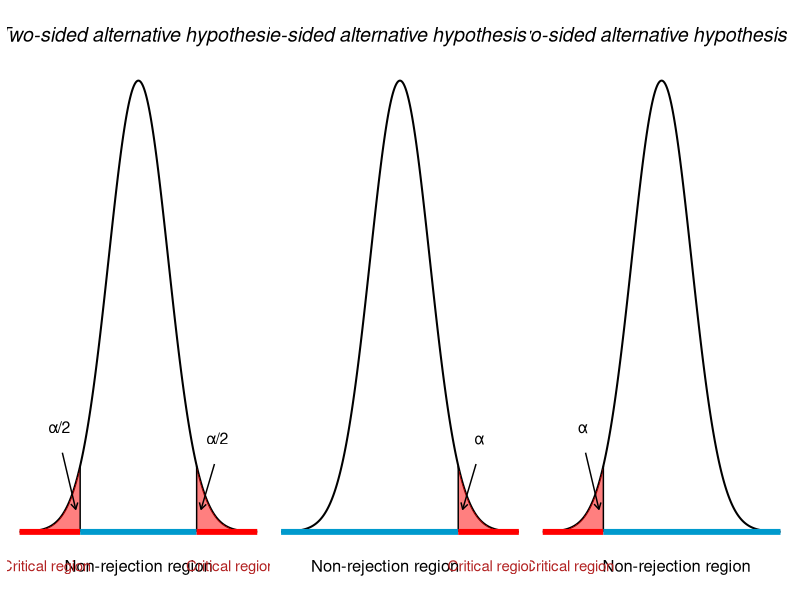
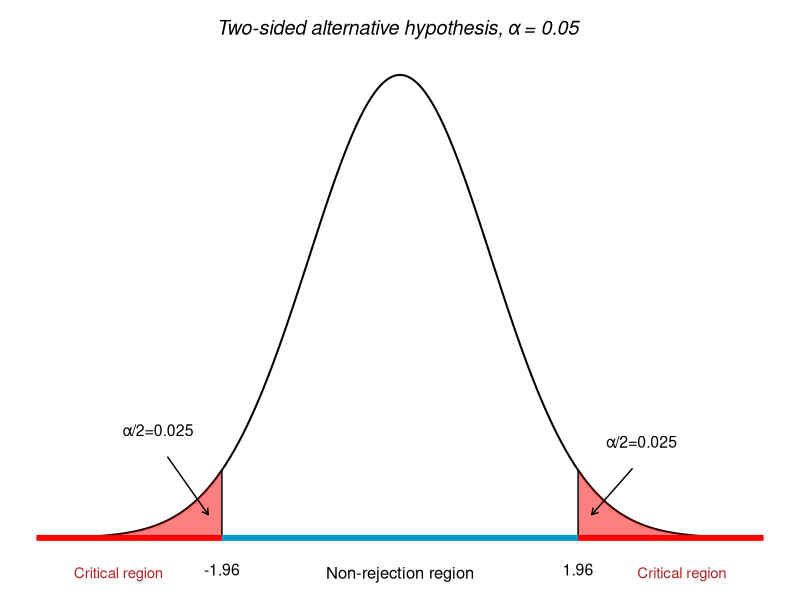
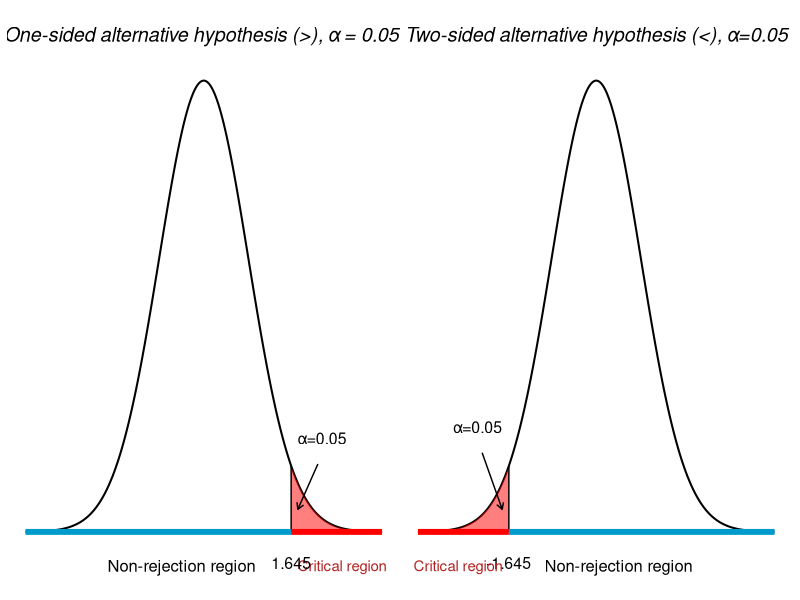
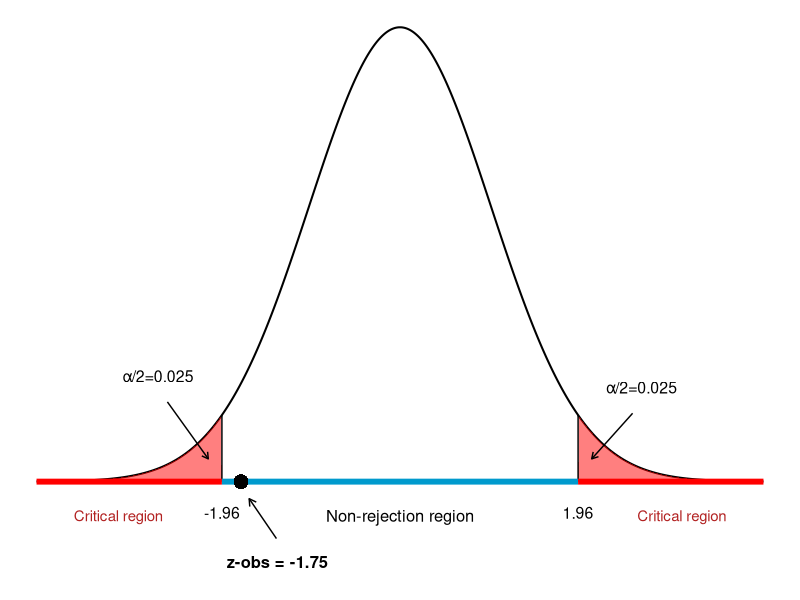
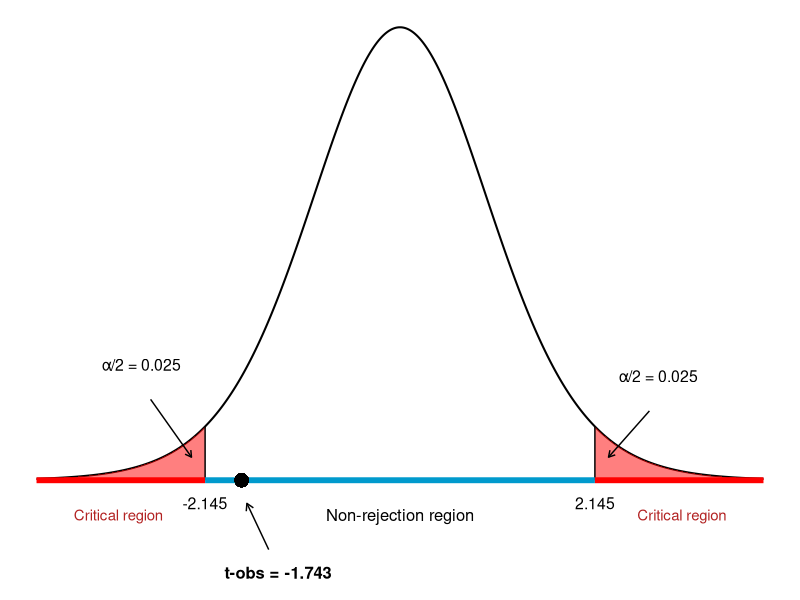

Write the R code that produced these figures, in order.
## ---- chunk 1
#| warning: false
#| message: false
#| fig-width: 12
#| fig-height: 3
#| fig-align: center

library(ggplot2)
library(patchwork)

# Data for standard normal curve
x_vals <- seq(-4, 4, length.out = 1000)
df <- data.frame(x = x_vals, y = dnorm(x_vals))

# Define alpha level and critical values
alpha <- 0.05
crit_val <- qnorm(1 - alpha / 2)  # ≈ ±1.96

# Data for shaded critical regions
df_left <- subset(df, x <= -crit_val)
df_right <- subset(df, x >= crit_val)

# Find y-values at critical points
y_crit <- dnorm(crit_val)

# Base plot
p1 <- ggplot(df, aes(x = x, y = y)) +
  geom_line(color = "black", linewidth = 0.7) +

  # Shade the critical regions
  geom_area(data = df_left, fill = "red", alpha = 0.5) +
  geom_area(data = df_right, fill = "red", alpha = 0.5) +

  # Vertical lines at critical values that stop at the curve
  annotate("segment", x = -crit_val, xend = -crit_val, y = 0, yend = y_crit, linetype = "solid", color = "black") +
  annotate("segment", x = crit_val, xend = crit_val, y = 0, yend = y_crit, linetype = "solid", color = "black") +

  # Horizontal colored lines for critical and acceptance regions
  annotate("segment", x = -4, xend = -crit_val, y = 0, yend = 0, color = "red", linewidth = 2) +
  annotate("segment", x = -crit_val, xend = crit_val, y = 0, yend = 0, color = "deepskyblue3", linewidth = 2) +
  annotate("segment", x = crit_val, xend = 4, y = 0, yend = 0, color = "red", linewidth = 2) +

   # Arrows pointing into tails
  annotate("segment", x = -crit_val-0.6, xend = -crit_val-0.15, y = 0.07, yend = 0.02,
           arrow = arrow(length = unit(0.18, "cm")), color = "black") +
  annotate("segment", x = crit_val + 0.6, xend = crit_val + 0.15, y = 0.06, yend = 0.02,
           arrow = arrow(length = unit(0.18, "cm")), color = "black") +

  # Annotate regions
  annotate("text", x = 0, y = 0.44, label = "Two-sided alternative hypothesis", size = 5, fontface = "italic") +
  annotate("text", x = 0, y = -0.03, label = "Non-rejection region", size = 4.2) +
  annotate("text", x = -3.1, y = -0.03, label = "Critical region", size = 3.8, color = "firebrick") +
  annotate("text", x = 3.1, y = -0.03, label = "Critical region", size = 3.8, color = "firebrick") +
  annotate("text", x = -crit_val-0.7, y = 0.1, label = "α/2", color = "black", size = 4, vjust = 1.2) +
  annotate("text", x = crit_val+0.7, y = 0.09, label = "α/2", color = "black", size = 4, vjust = 1.2) +

  # Clean theme
  labs(x = NULL, y = NULL) +
  theme_void() +
  theme(
    axis.text.y = element_blank(),
    axis.ticks = element_blank(),
    panel.grid = element_blank()
  )

#  plot
p2 <- ggplot(df, aes(x = x, y = y)) +
  geom_line(color = "black", linewidth = 0.7) +

  # Shade the critical regions
  geom_area(data = df_right, fill = "red", alpha = 0.5) +

  # Vertical  lines at critical values that stop at the curve

  annotate("segment", x = crit_val, xend = crit_val, y = 0, yend = y_crit, linetype = "solid", color = "black") +

  # Horizontal colored lines for critical and acceptance regions

  annotate("segment", x = -4, xend = crit_val, y = 0, yend = 0, color = "deepskyblue3", linewidth = 2) +
  annotate("segment", x = crit_val, xend = 4, y = 0, yend = 0, color = "red", linewidth = 2) +

   # Arrows pointing into tails
  annotate("segment", x = crit_val + 0.6, xend = crit_val + 0.15, y = 0.06, yend = 0.02,
           arrow = arrow(length = unit(0.18, "cm")), color = "black") +

  # Annotate regions
  annotate("text", x = 0, y = 0.44, label = "One-sided alternative hypothesis (>)", size = 5, fontface = "italic") +
  annotate("text", x = -0.5, y = -0.03, label = "Non-rejection region", size = 4.2) +
  annotate("text", x = 3.1, y = -0.03, label = "Critical region", size = 3.8, color = "firebrick") +
  annotate("text", x = crit_val+0.7, y = 0.09, label = "α", color = "black", size = 4, vjust = 1.2) +

  # Clean theme
  labs(x = NULL, y = NULL) +
  theme_void() +
  theme(
    axis.text.y = element_blank(),
    axis.ticks = element_blank(),
    panel.grid = element_blank()
  )

# plot

p3 <- ggplot(df, aes(x = x, y = y)) +
  geom_line(color = "black", linewidth = 0.7) +

  # Shade the critical regions
  geom_area(data = df_left, fill = "red", alpha = 0.5) +

  # Vertical lines at critical values that stop at the curve
  annotate("segment", x = -crit_val, xend = -crit_val, y = 0, yend = y_crit, linetype = "solid", color = "black") +


  # Horizontal colored lines for critical and acceptance regions
  annotate("segment", x = -4, xend = -crit_val, y = 0, yend = 0, color = "red", linewidth = 2) +
  annotate("segment", x = -crit_val, xend = 4 , y = 0, yend = 0, color = "deepskyblue3", linewidth = 2) +


   # Arrows pointing into tails
  annotate("segment", x = -crit_val-0.6, xend = -crit_val-0.15, y = 0.07, yend = 0.02,
           arrow = arrow(length = unit(0.18, "cm")), color = "black") +


  # Annotate regions
  annotate("text", x = 0, y = 0.44, label = "Two-sided alternative hypothesis (<)", size = 5, fontface = "italic") +
  annotate("text", x = 0.5, y = -0.03, label = "Non-rejection region", size = 4.2) +
  annotate("text", x = -3.1, y = -0.03, label = "Critical region", size = 3.8, color = "firebrick") +
  annotate("text", x = -crit_val-0.7, y = 0.1, label = "α", color = "black", size = 4, vjust = 1.2) +
  # Clean theme
  labs(x = NULL, y = NULL) +
  theme_void() +
  theme(
    axis.text.y = element_blank(),
    axis.ticks = element_blank(),
    panel.grid = element_blank()
  )

p1+ p2+ p3
## ---- chunk 2
#| message: false
#| warning: false
#| fig-align: center
#| fig-height: 4
#| fig-width: 9

ggplot(df, aes(x = x, y = y)) +
  geom_line(color = "black", linewidth = 0.7) +

  # Shade the critical regions
  geom_area(data = df_left, fill = "red", alpha = 0.5) +
  geom_area(data = df_right, fill = "red", alpha = 0.5) +

  # Vertical lines at critical values that stop at the curve
  annotate("segment", x = -crit_val, xend = -crit_val, y = 0, yend = y_crit, linetype = "solid", color = "black") +
  annotate("segment", x = crit_val, xend = crit_val, y = 0, yend = y_crit, linetype = "solid", color = "black") +

  # Horizontal colored lines for critical and acceptance regions
  annotate("segment", x = -4, xend = -crit_val, y = 0, yend = 0, color = "red", linewidth = 2) +
  annotate("segment", x = -crit_val, xend = crit_val, y = 0, yend = 0, color = "deepskyblue3", linewidth = 2) +
  annotate("segment", x = crit_val, xend = 4, y = 0, yend = 0, color = "red", linewidth = 2) +

   # Arrows pointing into tails
  annotate("segment", x = -crit_val-0.6, xend = -crit_val-0.15, y = 0.07, yend = 0.02,
           arrow = arrow(length = unit(0.18, "cm")), color = "black") +
  annotate("segment", x = crit_val + 0.6, xend = crit_val + 0.15, y = 0.06, yend = 0.02,
           arrow = arrow(length = unit(0.18, "cm")), color = "black") +

  # Annotate regions
  annotate("text", x = 0, y = 0.44, label = "Two-sided alternative hypothesis, α = 0.05 ", size = 5, fontface = "italic") +
  annotate("text", x = 0, y = -0.03, label = "Non-rejection region", size = 4.2) +
  annotate("text", x = -3.1, y = -0.03, label = "Critical region", size = 3.8, color = "firebrick") +
  annotate("text", x = 3.1, y = -0.03, label = "Critical region", size = 3.8, color = "firebrick") +
  annotate("text", x = -crit_val-0.7, y = 0.1, label = "α/2=0.025", color = "black", size = 4, vjust = 1.2) +
  annotate("text", x = crit_val+0.7, y = 0.09, label = "α/2=0.025", color = "black", size = 4, vjust = 1.2) +
   annotate("text", x = -crit_val, y = -0.02, label = "-1.96", color = "black", size = 4, vjust = 1.2) +
  annotate("text", x = crit_val, y = - 0.02 , label = "1.96", color = "black", size = 4, vjust = 1.2) +

  # Clean theme
  labs(x = NULL, y = NULL) +
  theme_void() +
  theme(
    axis.text.y = element_blank(),
    axis.ticks = element_blank(),
    panel.grid = element_blank()
  )


## ---- chunk 3
#| message: false
#| warning: false
#| fig-align: center
#| fig-height: 5
#| fig-width: 12
p11 <- ggplot(df, aes(x = x, y = y)) +
  geom_line(color = "black", linewidth = 0.7) +

  # Shade the critical regions
  geom_area(data = df_right, fill = "red", alpha = 0.5) +

  # Vertical  lines at critical values that stop at the curve

  annotate("segment", x = crit_val, xend = crit_val, y = 0, yend = y_crit, linetype = "solid", color = "black") +

  # Horizontal colored lines for critical and acceptance regions

  annotate("segment", x = -4, xend = crit_val, y = 0, yend = 0, color = "deepskyblue3", linewidth = 2) +
  annotate("segment", x = crit_val, xend = 4, y = 0, yend = 0, color = "red", linewidth = 2) +

   # Arrows pointing into tails
  annotate("segment", x = crit_val + 0.6, xend = crit_val + 0.15, y = 0.06, yend = 0.02,
           arrow = arrow(length = unit(0.18, "cm")), color = "black") +

  # Annotate regions
  annotate("text", x = 0, y = 0.44, label = "One-sided alternative hypothesis (>), α = 0.05 ", size = 5, fontface = "italic") +
  annotate("text", x = -0.5, y = -0.03, label = "Non-rejection region", size = 4.2) +
  annotate("text", x = 3.1, y = -0.03, label = "Critical region", size = 3.8, color = "firebrick") +
  annotate("text", x = crit_val+0.7, y = 0.09, label = "α=0.05", color = "black", size = 4, vjust = 1.2) +
  annotate("text", x = crit_val, y = - 0.02 , label = "1.645", color = "black", size = 4, vjust = 1.2) +

  # Clean theme
  labs(x = NULL, y = NULL) +
  theme_void() +
  theme(
    axis.text.y = element_blank(),
    axis.ticks = element_blank(),
    panel.grid = element_blank()
  )

p22 <-  ggplot(df, aes(x = x, y = y)) +
  geom_line(color = "black", linewidth = 0.7) +

  # Shade the critical regions
  geom_area(data = df_left, fill = "red", alpha = 0.5) +

  # Vertical lines at critical values that stop at the curve
  annotate("segment", x = -crit_val, xend = -crit_val, y = 0, yend = y_crit, linetype = "solid", color = "black") +

  # Horizontal colored lines for critical and acceptance regions
  annotate("segment", x = -4, xend = -crit_val, y = 0, yend = 0, color = "red", linewidth = 2) +
  annotate("segment", x = -crit_val, xend = 4 , y = 0, yend = 0, color = "deepskyblue3", linewidth = 2) +
   # Arrows pointing into tails
  annotate("segment", x = -crit_val-0.6, xend = -crit_val-0.15, y = 0.07, yend = 0.02,
           arrow = arrow(length = unit(0.18, "cm")), color = "black") +
  annotate("text", x = -crit_val, y = - 0.02 , label = "-1.645", color = "black", size = 4, vjust = 1.2) +
  # Annotate regions
  annotate("text", x = 0, y = 0.44, label = "Two-sided alternative hypothesis (<), α=0.05", size = 5, fontface = "italic") +
  annotate("text", x = 0.5, y = -0.03, label = "Non-rejection region", size = 4.2) +
  annotate("text", x = -3.1, y = -0.03, label = "Critical region", size = 3.8, color = "firebrick") +
  annotate("text", x = -crit_val-0.7, y = 0.1, label = "α=0.05", color = "black", size = 4, vjust = 1.2) +
  
  # Clean theme
  labs(x = NULL, y = NULL) +
  theme_void() +
  theme(
    axis.text.y = element_blank(),
    axis.ticks = element_blank(),
    panel.grid = element_blank()
  )

p11 + p22

## ---- chunk 4
#| message: false
#| warning: false
#| fig-align: center
#| fig-height: 4
#| fig-width: 9

z_obs <- -1.75

ggplot(df, aes(x = x, y = y)) +
  geom_line(color = "black", linewidth = 0.7) +
  
  # Shade the critical regions
  geom_area(data = df_left, fill = "red", alpha = 0.5) +
  geom_area(data = df_right, fill = "red", alpha = 0.5) +


  # Vertical lines at critical values that stop at the curve
  annotate("segment", x = -crit_val, xend = -crit_val, y = 0, yend = y_crit, linetype = "solid", color = "black") +
  annotate("segment", x = crit_val, xend = crit_val, y = 0, yend = y_crit, linetype = "solid", color = "black") +

  # Horizontal colored lines for critical and acceptance regions
  annotate("segment", x = -4, xend = -crit_val, y = 0, yend = 0, color = "red", linewidth = 2) +
  annotate("segment", x = -crit_val, xend = crit_val, y = 0, yend = 0, color = "deepskyblue3", linewidth = 2) +
  annotate("segment", x = crit_val, xend = 4, y = 0, yend = 0, color = "red", linewidth = 2) +

   # Arrows pointing into tails
  annotate("segment", x = -crit_val-0.6, xend = -crit_val-0.15, y = 0.07, yend = 0.02,
           arrow = arrow(length = unit(0.18, "cm")), color = "black") +
  annotate("segment", x = crit_val + 0.6, xend = crit_val + 0.15, y = 0.06, yend = 0.02,
           arrow = arrow(length = unit(0.18, "cm")), color = "black") +
    annotate("segment", x = -crit_val + 0.6, xend = -crit_val + 0.3, y = -0.05, yend = -0.015,
           arrow = arrow(length = unit(0.2, "cm")), color = "black") +

  # Annotate regions
  annotate("text", x = 0, y = -0.03, label = "Non-rejection region", size = 4.2) +
  annotate("text", x = -3.1, y = -0.03, label = "Critical region", size = 3.8, color = "firebrick") +
  annotate("text", x = 3.1, y = -0.03, label = "Critical region", size = 3.8, color = "firebrick") +
  annotate("text", x = -crit_val-0.7, y = 0.1, label = "α/2=0.025", color = "black", size = 4, vjust = 1.2) +
  annotate("text", x = crit_val+0.7, y = 0.09, label = "α/2=0.025", color = "black", size = 4, vjust = 1.2) +
   annotate("text", x = -crit_val, y = -0.02, label = "-1.96", color = "black", size = 4, vjust = 1.2) +
  annotate("text", x = crit_val, y = - 0.02 , label = "1.96", color = "black", size = 4, vjust = 1.2) +
  annotate("text", x = z_obs + 0.4, y = -0.08, label = "z-obs = -1.75", size = 4.2,  vjust = -0.4, fontface = "bold") +

      
  # point for observed value
  geom_point(x = z_obs, y =0, size = 4) +
  
  # Clean theme
  labs(x = NULL, y = NULL) +
  theme_void() +
  theme(
    axis.text.y = element_blank(),
    axis.ticks = element_blank(),
    panel.grid = element_blank()
  )

## ---- chunk 5
#| message: false
#| warning: false
#| fig-align: center
#| fig-height: 4
#| fig-width: 9

# Parameters
df <- 14
alpha <- 0.05
t_obs <- -1.743
crit_val <- qt(1 - alpha / 2, df)
y_crit <- dt(crit_val, df)

# Data
x <- seq(-4, 4, length.out = 1000)
df_plot <- data.frame(x = x, y = dt(x, df))
df_left <- subset(df_plot, x <= -crit_val)
df_right <- subset(df_plot, x >= crit_val)

# Plot
ggplot(df_plot, aes(x = x, y = y)) +
  geom_line(color = "black", linewidth = 0.7) +

  # Shaded critical regions
  geom_area(data = df_left, fill = "red", alpha = 0.5) +
  geom_area(data = df_right, fill = "red", alpha = 0.5) +

  # Vertical lines at critical values
  annotate("segment", x = -crit_val, xend = -crit_val, y = 0, yend = y_crit, color = "black") +
  annotate("segment", x = crit_val, xend = crit_val, y = 0, yend = y_crit, color = "black") +

  # Horizontal lines
  annotate("segment", x = -4, xend = -crit_val, y = 0, yend = 0, color = "red", linewidth = 2) +
  annotate("segment", x = -crit_val, xend = crit_val, y = 0, yend = 0, color = "deepskyblue3", linewidth = 2) +
  annotate("segment", x = crit_val, xend = 4, y = 0, yend = 0, color = "red", linewidth = 2) +

  # Arrows 
  annotate("segment", x = -crit_val-0.6, xend = -crit_val-0.15, y = 0.07, yend = 0.02,
           arrow = arrow(length = unit(0.18, "cm")), color = "black") +
  annotate("segment", x = crit_val + 0.6, xend = crit_val + 0.15, y = 0.06, yend = 0.02,
           arrow = arrow(length = unit(0.18, "cm")), color = "black") +
  annotate("segment", x = -crit_val + 0.7, xend = -crit_val + 0.46, y = -0.06, yend =-0.02, arrow = arrow(length = unit(0.2, "cm")), color = "black") +

  # Region annotations
  annotate("text", x = 0, y = -0.03, label = "Non-rejection region", size = 4.2) +
  annotate("text", x = -3.1, y = -0.03, label = "Critical region", size = 3.8, color = "firebrick") +
  annotate("text", x = 3.1, y = -0.03, label = "Critical region", size = 3.8, color = "firebrick") +

  # Label critical values
  annotate("text", x = -crit_val, y = -0.02, label = sprintf("-%.3f", crit_val), color = "black", size = 4) +
  annotate("text", x = crit_val, y = -0.02, label = sprintf("%.3f", crit_val), color = "black", size = 4) +
  annotate("text", x = -crit_val-0.7, y = 0.1, label = "α/2 = 0.025", size = 4) +
  annotate("text", x = crit_val+0.7, y = 0.09, label = "α/2 = 0.025", size = 4) +

  # Observed value
  geom_point(aes(x = t_obs, y = 0), size = 4) +
  annotate("text", x = t_obs + 0.4, y = -0.08, label = "t-obs = -1.743", size = 4.2, fontface = "bold") +

  # Theme
  labs(x = NULL, y = NULL) +
  theme_void() +
  theme(
    axis.text.y = element_blank(),
    axis.ticks = element_blank(),
    panel.grid = element_blank()
  )
